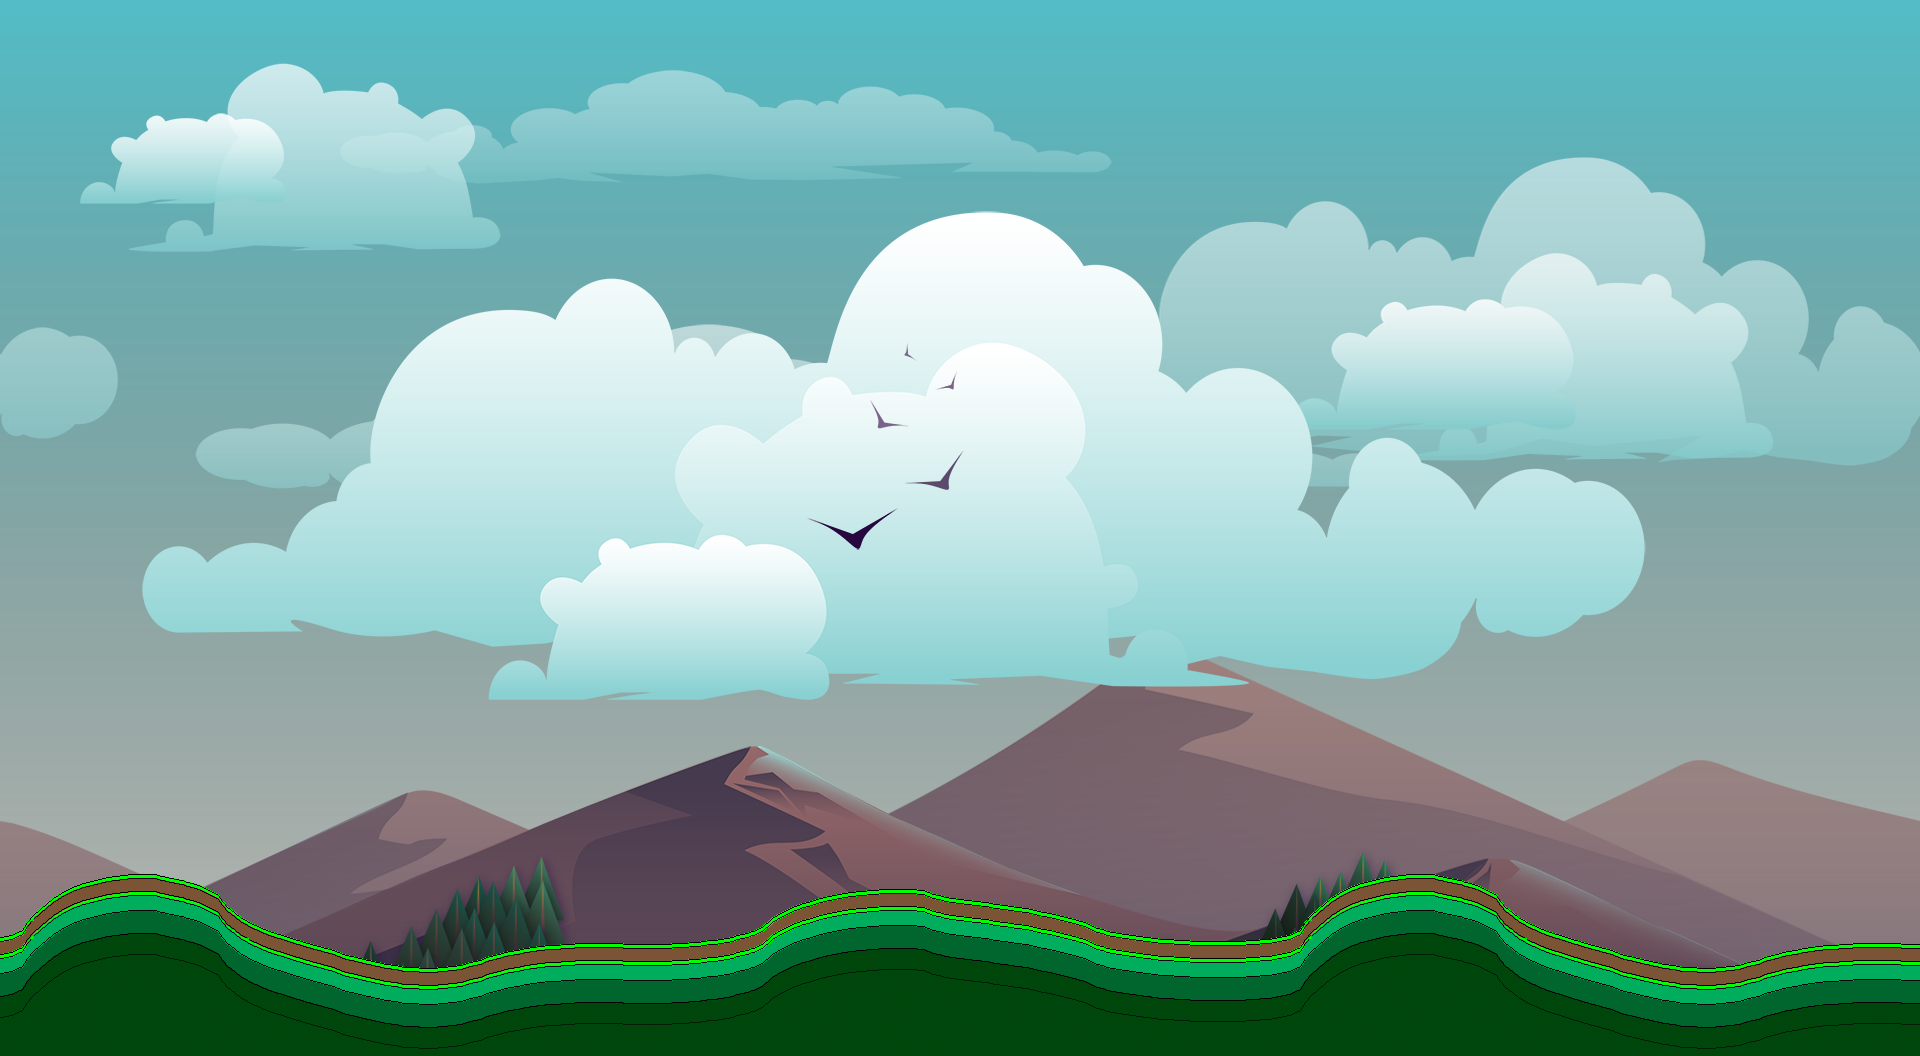

This is a level from a 2D game, rendered from its Tiled map with the project's own tilesets. A one-line summary and the map file follow, with tile-layer data summarised:
An orthogonal 60x33 tile map with 32x32 px tiles, 1 tile layer (Слой тайлов 1) and 12 objects (7x solid).

<map version="1.2" tiledversion="1.2.3" orientation="orthogonal" renderorder="right-down" width="60" height="33" tilewidth="32" tileheight="32" infinite="0" nextlayerid="22" nextobjectid="58">
 <tileset firstgid="1" name="background" tilewidth="32" tileheight="32" tilecount="1980" columns="60">
  <image source="game_background_2.png" width="1920" height="1080" />
 </tileset>
 <layer id="17" name="Слой тайлов 1" width="60" height="33">
  <data>[1980 cells, 1980 non-empty, 1980 distinct tile ids]</data>
 </layer>
 <objectgroup id="21" name="Слой объектов 1">
  <object id="36" name="solid" x="0" y="957">
   <polygon points="0,0 22,-7 40,-30 73,-51 113,-62 157,-63 154,49 0,42" />
  </object>
  <object id="47" name="solid" x="155" y="988" width="512" height="42" />
  <object id="48" name="solid" x="446" y="944">
   <polygon points="51,31 88,20 137,17 207,18 255,17 253,48 154,49 -3,48" />
  </object>
  <object id="49" name="solid" x="132" y="935">
   <polygon points="115,5 198,34 261,57 115,55" />
  </object>
  <object id="50" name="solid" x="113" y="883">
   <polygon points="44,13 87,26 108,33 122,46 134,58 130,102 41,106" />
  </object>
  <object id="51" name="solid" x="1197" y="980" width="512" height="42" />
  <object id="52" name="solid" x="698" y="965" width="512" height="42" />
  <object id="53" x="462" y="713">
   <point />
  </object>
  <object id="54" x="652" y="652">
   <point />
  </object>
  <object id="55" x="805" y="678">
   <point />
  </object>
  <object id="56" x="361" y="752">
   <point />
  </object>
  <object id="57" x="565" y="776">
   <point />
  </object>
 </objectgroup>
</map>